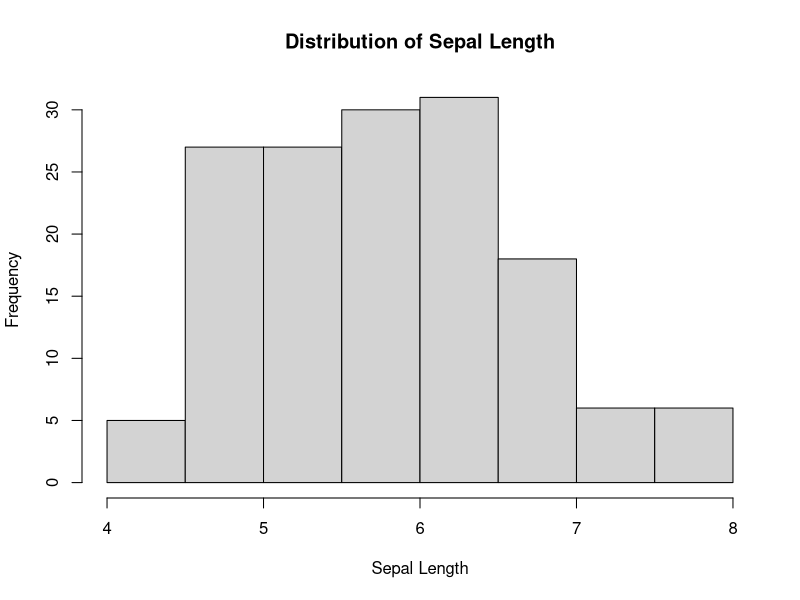
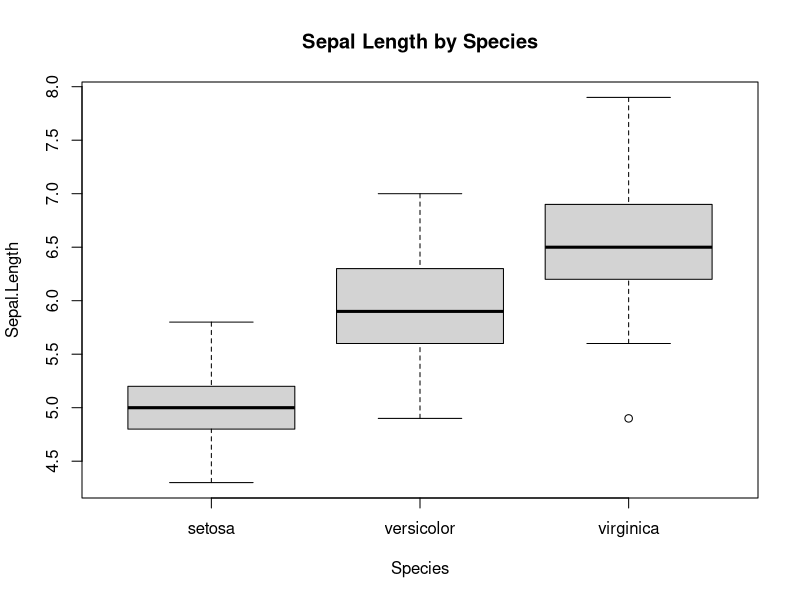
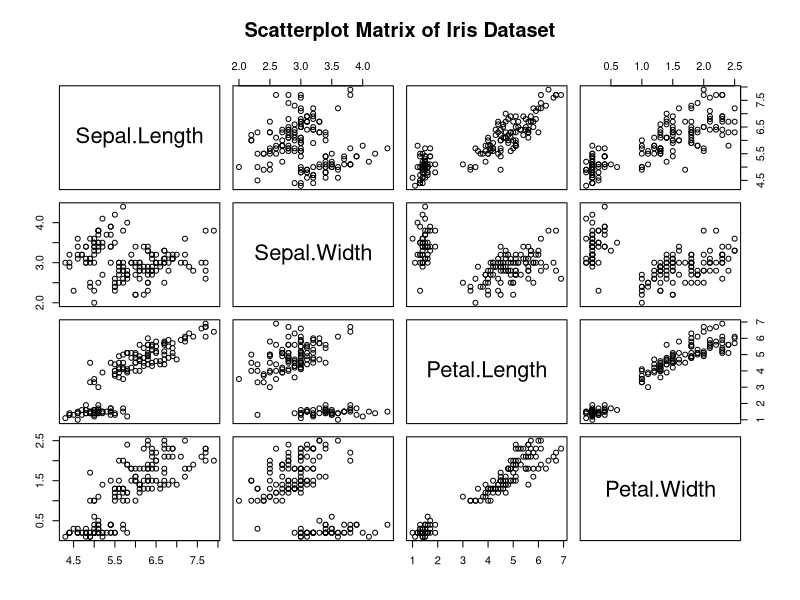
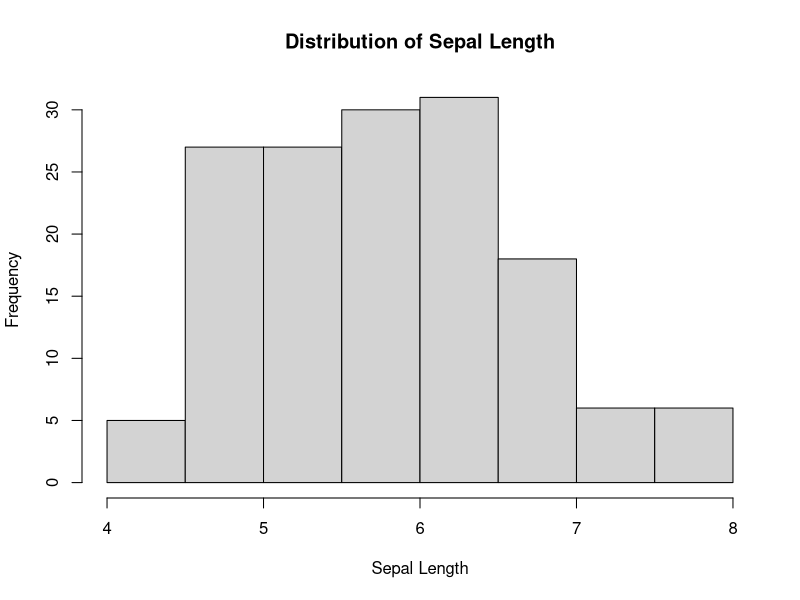
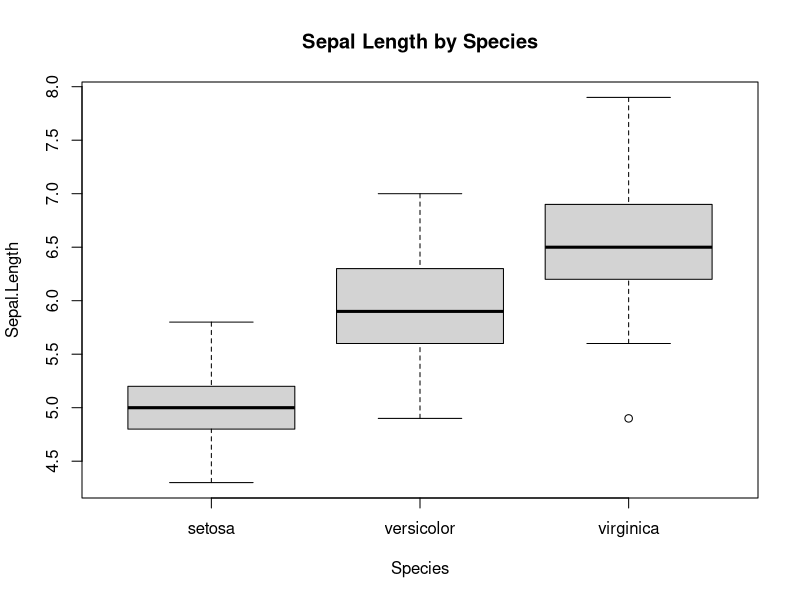
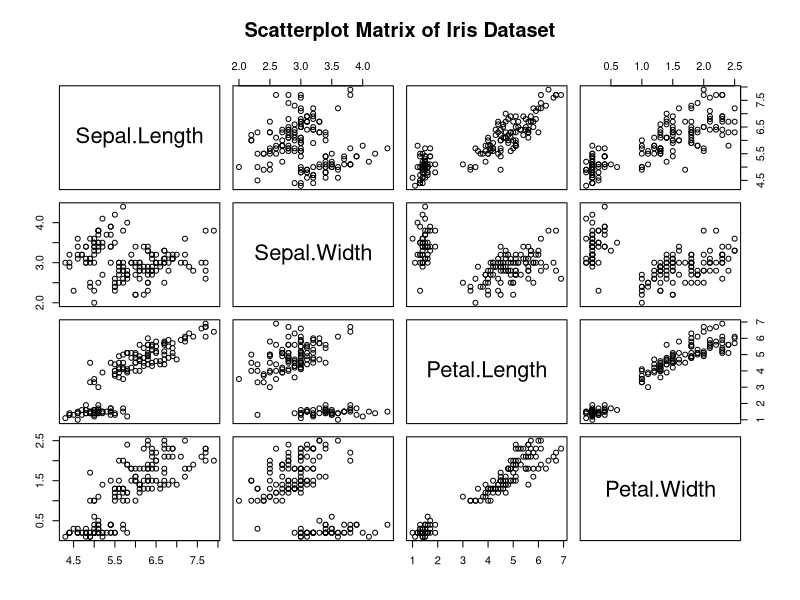

Reproduce these figures in R, in order.
## ---- chunk 1

# Load the Iris dataset
data(iris)

# View the first few rows of the dataset
head(iris)
## ---- chunk 2
summary(iris)
# Histogram for Sepal Length

hist(iris$Sepal.Length, main = "Distribution of Sepal Length", xlab = "Sepal Length")
## ---- chunk 3
# Similarly, create histograms for other numerical variables like Sepal.Width, Petal.Length, Petal.Width
# Boxplot comparing Species and Sepal Length
boxplot(Sepal.Length ~ Species, data = iris, main = "Sepal Length by Species")
## ---- chunk 4
# Scatterplot matrix to visualize relationships between variables
pairs(iris[, 1:4], main = "Scatterplot Matrix of Iris Dataset")



## ---- chunk 5
# Histogram for Sepal Length
hist(iris$Sepal.Length, main = "Distribution of Sepal Length", xlab = "Sepal Length")

# Similarly, create histograms for other numerical variables like Sepal.Width, Petal.Length, Petal.Width
# Boxplot comparing Species and Sepal Length
boxplot(Sepal.Length ~ Species, data = iris, main = "Sepal Length by Species")
# Scatterplot matrix to visualize relationships between variables
pairs(iris[, 1:4], main = "Scatterplot Matrix of Iris Dataset")
## ---- chunk 6
knitr::opts_chunk$set(echo = TRUE)
